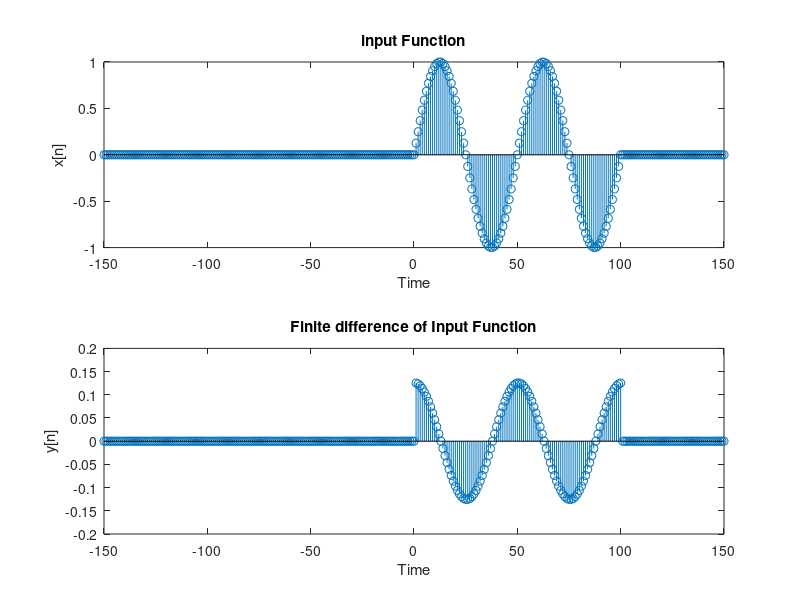

Recreate this plot in MATLAB.
t = -150:1:150;
x = zeros(1,301);
y = zeros(1,301);

for j = 151:251
    x(j) = sin((t(j)*pi)/25);
end

y(1) = x(1);
for i = 2:301
    y(i) = x(i) - x(i-1);
end

subplot(2,1,1);
stem(t,x);
xlabel('Time');
ylabel('x[n]');
title('input Function');

subplot(2,1,2);
stem(t,y);
xlabel('Time');
ylabel('y[n]');
title('Finite difference of Input Function');
